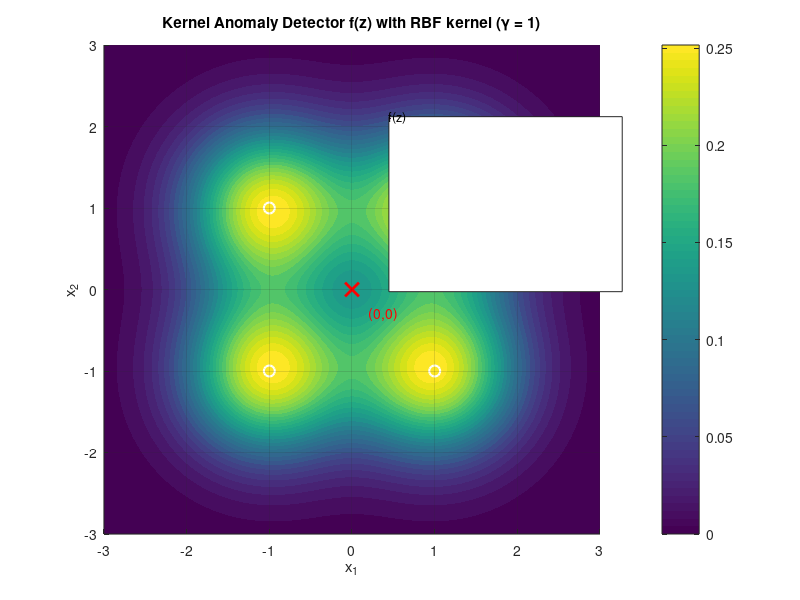

Here is the MATLAB script that generated this plot: (Note: this script raises an error after producing the figure.)
%BUID : skandan@bu.edu
%problem1.3

clear; clc; close all;

%% Parameters
gamma = 1;           % RBF kernel parameter
train_X = [ 1  1;
            1 -1;
           -1  1;
           -1 -1 ];   % 4 training points in R^2
n = size(train_X, 1);
alpha = ones(n,1) / n;  % α_i = 1/n

%% Create grid over which to evaluate f(z)
xrange = linspace(-3, 3, 200);
yrange = linspace(-3, 3, 200);
[X, Y] = meshgrid(xrange, yrange);

% Flatten grid for easier vectorized computation
Z = [X(:) Y(:)];
fvals = zeros(size(Z,1),1);

%% Compute f(z) for each grid point
for i = 1:size(Z,1)
    z = Z(i,:);
    % Sum over training points
    val = 0;
    for j = 1:n
        diff = z - train_X(j,:);
        dist2 = diff*diff';  % squared Euclidean distance
        val = val + alpha(j) * exp(-gamma * dist2);
    end
    fvals(i) = val;
end

% Reshape back to grid
F = reshape(fvals, size(X));

%% Evaluate f(0,0) and check anomaly
z0 = [0 0];
f_z0 = 0;
for j = 1:n
    diff = z0 - train_X(j,:);
    dist2 = diff*diff';
    f_z0 = f_z0 + alpha(j) * exp(-gamma * dist2);
end

fprintf('f(0,0) = %.6f\n', f_z0);
if f_z0 < 1
    fprintf('Point (0,0) is OUTSIDE the decision boundary → flagged as ANOMALOUS.\n');
else
    fprintf('Point (0,0) is INSIDE the decision boundary → flagged as NORMAL.\n');
end

%% Plot contour map
figure; hold on; grid on;
contourf(X, Y, F, 30, 'LineColor', 'none');    % heat map of f(z)
colorbar;
title('Kernel Anomaly Detector f(z) with RBF kernel (\gamma = 1)');
xlabel('x_1'); ylabel('x_2');

% Plot contour line for f(z) = 1
contour(X, Y, F, [1 1], 'k', 'LineWidth', 1.5);

% Plot training points
plot(train_X(:,1), train_X(:,2), 'wo', 'MarkerSize', 8, 'LineWidth', 1.5);

% Mark the point (0,0)
plot(0, 0, 'rx', 'MarkerSize', 10, 'LineWidth', 2);
text(0.2, -0.3, '(0,0)', 'Color', 'r');

legend('f(z)', 'f(z)=1 boundary', 'Training points', '(0,0)', 'Location', 'best');

xlim([-3 3]); ylim([-3 3]);
axis equal
hold off;
